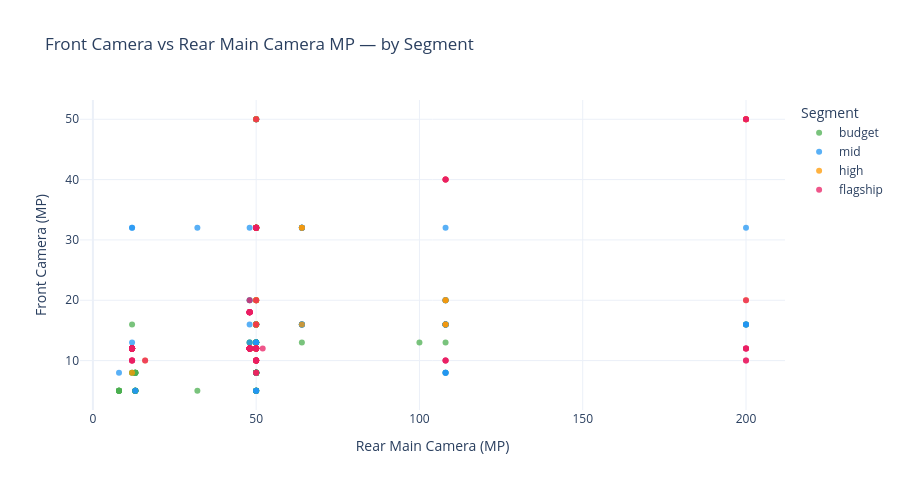

Notebook source saved alongside this figure:
### Code cell
# Plotly: scatter — relationship between front and rear MP
# Hover shows product name — useful to spot flagship outliers
fig = px.scatter(
    cam_df,
    x="rear_main_camera_mp",
    y="front_camera_mp",
    color="price_segment",
    category_orders={"price_segment": SEGMENT_ORDER},
    color_discrete_map=SEGMENT_COLORS,
    hover_data={"product_name": True, "brand": True, "rear_camera_count": True},
    title="Front Camera vs Rear Main Camera MP — by Segment",
    labels={
        "rear_main_camera_mp": "Rear Main Camera (MP)",
        "front_camera_mp"    : "Front Camera (MP)",
        "price_segment"      : "Segment",
    },
    opacity=0.75,
)
fig.update_layout(height=490)
fig.show()

### Figure 1 — Plotly figure (JSON) as saved in the notebook; plotly's stock layout.template omitted (floating-point values rounded to 4 significant figures; data arrays with more than 128 entries replaced by an {"elided": "..."} marker saying what was removed)
{"data": [{"customdata": {"elided": "101x3 mixed values"}, "hovertemplate": "Segment=budget<br>Rear Main Camera (MP)=%{x}<br>Front Camera (MP)=%{y}<br>product_name=%{customdata[0]}<br>brand=%{customdata[1]}<br>rear_camera_count=%{customdata[2]}<extra></extra>", "legendgroup": "budget", "marker": {"color": "#4CAF50", "opacity": 0.75, "symbol": "circle"}, "mode": "markers", "name": "budget", "orientation": "v", "showlegend": true, "type": "scatter", "x": [48.0, 13.0, 50.0, 200.0, 50.0, 50.0, 50.0, 50.0, 32.0, 50.0, 50.0, 50.0, 50.0, 50.0, 13.0, 64.0, 50.0, 50.0, 13.0, 50.0, 50.0, 8.0, 50.0, 50.0, 64.0, 13.0, 13.0, 50.0, 12.0, 50.0, 50.0, 13.0, 100.0, 108.0, 13.0, 8.0, 13.0, 108.0, 13.0, 50.0, 50.0, 50.0, 50.0, 50.0, 12.0, 50.0, 50.0, 50.0, 108.0, 48.0, 13.0, 50.0, 13.0, 50.0, 50.0, 13.0, 50.0, 50.0, 12.0, 50.0, 8.0, 50.0, 13.0, 108.0, 8.0, 50.0, 50.0, 50.0, 200.0, 50.0, 50.0, 50.0, 50.0, 50.0, 50.0, 13.0, 50.0, 50.0, 50.0, 50.0, 50.0, 8.0, 50.0, 50.0, 48.0, 50.0, 50.0, 13.0, 50.0, 50.0, 13.0, 50.0, 108.0, 8.0, 50.0, 50.0, 8.0, 50.0, 50.0, 50.0, 50.0], "xaxis": "x", "y": [13.0, 5.0, 16.0, 16.0, 32.0, 8.0, 13.0, 8.0, 5.0, 16.0, 8.0, 8.0, 8.0, 16.0, 5.0, 16.0, 13.0, 8.0, 5.0, 5.0, 8.0, 5.0, 13.0, 8.0, 13.0, 8.0, 5.0, 13.0, 16.0, 13.0, 8.0, 8.0, 13.0, 16.0, 5.0, 5.0, 5.0, 13.0, 5.0, 5.0, 16.0, 16.0, 5.0, 8.0, 8.0, 13.0, 8.0, 16.0, 20.0, 13.0, 8.0, 8.0, 5.0, 13.0, 8.0, 8.0, 8.0, 5.0, 8.0, 8.0, 5.0, 13.0, 8.0, 8.0, 5.0, 50.0, 5.0, 13.0, 16.0, 8.0, 13.0, 8.0, 5.0, 5.0, 16.0, 5.0, 8.0, 5.0, 8.0, 8.0, 13.0, 5.0, 50.0, 8.0, 20.0, 13.0, 8.0, 8.0, 8.0, 8.0, 8.0, 16.0, 16.0, 5.0, 16.0, 13.0, 5.0, 8.0, 8.0, 8.0, 13.0], "yaxis": "y"}, {"customdata": {"elided": "92x3 mixed values"}, "hovertemplate": "Segment=mid<br>Rear Main Camera (MP)=%{x}<br>Front Camera (MP)=%{y}<br>product_name=%{customdata[0]}<br>brand=%{customdata[1]}<br>rear_camera_count=%{customdata[2]}<extra></extra>", "legendgroup": "mid", "marker": {"color": "#2196F3", "opacity": 0.75, "symbol": "circle"}, "mode": "markers", "name": "mid", "orientation": "v", "showlegend": true, "type": "scatter", "x": [50.0, 50.0, 12.0, 108.0, 50.0, 12.0, 50.0, 64.0, 50.0, 8.0, 13.0, 50.0, 64.0, 50.0, 50.0, 50.0, 50.0, 108.0, 200.0, 50.0, 50.0, 48.0, 13.0, 50.0, 200.0, 50.0, 50.0, 12.0, 50.0, 12.0, 64.0, 50.0, 108.0, 12.0, 50.0, 50.0, 50.0, 64.0, 48.0, 50.0, 108.0, 64.0, 108.0, 50.0, 64.0, 50.0, 108.0, 50.0, 108.0, 50.0, 50.0, 108.0, 50.0, 50.0, 64.0, 32.0, 64.0, 50.0, 200.0, 48.0, 50.0, 200.0, 50.0, 50.0, 64.0, 108.0, 50.0, 50.0, 50.0, 64.0, 108.0, 50.0, 50.0, 108.0, 108.0, 108.0, 50.0, 50.0, 108.0, 50.0, 50.0, 64.0, 12.0, 48.0, 50.0, 50.0, 108.0, 108.0, 50.0, 50.0, 50.0, 50.0], "xaxis": "x", "y": [8.0, 12.0, 32.0, 16.0, 13.0, 12.0, 5.0, 32.0, 32.0, 8.0, 5.0, 32.0, 16.0, 16.0, 16.0, 20.0, 32.0, 32.0, 16.0, 16.0, 13.0, 16.0, 5.0, 5.0, 16.0, 16.0, 32.0, 12.0, 16.0, 13.0, 16.0, 16.0, 8.0, 12.0, 8.0, 32.0, 16.0, 16.0, 20.0, 12.0, 16.0, 32.0, 16.0, 32.0, 32.0, 16.0, 20.0, 16.0, 20.0, 32.0, 32.0, 16.0, 16.0, 32.0, 16.0, 32.0, 32.0, 16.0, 32.0, 32.0, 50.0, 16.0, 8.0, 50.0, 32.0, 16.0, 32.0, 32.0, 12.0, 16.0, 16.0, 20.0, 16.0, 16.0, 16.0, 8.0, 8.0, 13.0, 20.0, 5.0, 16.0, 32.0, 32.0, 13.0, 50.0, 32.0, 8.0, 16.0, 32.0, 50.0, 16.0, 13.0], "yaxis": "y"}, {"customdata": {"elided": "74x3 mixed values"}, "hovertemplate": "Segment=high<br>Rear Main Camera (MP)=%{x}<br>Front Camera (MP)=%{y}<br>product_name=%{customdata[0]}<br>brand=%{customdata[1]}<br>rear_camera_count=%{customdata[2]}<extra></extra>", "legendgroup": "high", "marker": {"color": "#FF9800", "opacity": 0.75, "symbol": "circle"}, "mode": "markers", "name": "high", "orientation": "v", "showlegend": true, "type": "scatter", "x": [50.0, 50.0, 50.0, 50.0, 48.0, 16.0, 12.0, 50.0, 50.0, 50.0, 48.0, 200.0, 50.0, 50.0, 50.0, 50.0, 108.0, 108.0, 50.0, 50.0, 50.0, 50.0, 12.0, 12.0, 50.0, 64.0, 200.0, 12.0, 12.0, 50.0, 50.0, 50.0, 64.0, 50.0, 50.0, 12.0, 50.0, 50.0, 50.0, 50.0, 108.0, 108.0, 50.0, 50.0, 50.0, 50.0, 48.0, 50.0, 12.0, 48.0, 50.0, 50.0, 48.0, 50.0, 108.0, 200.0, 50.0, 12.0, 50.0, 50.0, 12.0, 12.0, 12.0, 50.0, 50.0, 50.0, 12.0, 50.0, 50.0, 50.0, 50.0, 200.0, 64.0, 50.0], "xaxis": "x", "y": [12.0, 32.0, 16.0, 12.0, 12.0, 10.0, 12.0, 8.0, 32.0, 32.0, 12.0, 20.0, 32.0, 10.0, 12.0, 32.0, 16.0, 16.0, 16.0, 12.0, 32.0, 32.0, 12.0, 12.0, 20.0, 32.0, 50.0, 12.0, 8.0, 20.0, 10.0, 10.0, 16.0, 20.0, 50.0, 12.0, 50.0, 12.0, 32.0, 12.0, 20.0, 20.0, 12.0, 10.0, 12.0, 12.0, 12.0, 32.0, 12.0, 12.0, 32.0, 50.0, 12.0, 10.0, 40.0, 50.0, 32.0, 12.0, 12.0, 16.0, 12.0, 12.0, 12.0, 12.0, 20.0, 16.0, 12.0, 16.0, 12.0, 32.0, 32.0, 50.0, 32.0, 12.0], "yaxis": "y"}, {"customdata": {"elided": "111x3 mixed values"}, "hovertemplate": "Segment=flagship<br>Rear Main Camera (MP)=%{x}<br>Front Camera (MP)=%{y}<br>product_name=%{customdata[0]}<br>brand=%{customdata[1]}<br>rear_camera_count=%{customdata[2]}<extra></extra>", "legendgroup": "flagship", "marker": {"color": "#E91E63", "opacity": 0.75, "symbol": "circle"}, "mode": "markers", "name": "flagship", "orientation": "v", "showlegend": true, "type": "scatter", "x": [12.0, 50.0, 12.0, 108.0, 12.0, 50.0, 12.0, 48.0, 48.0, 48.0, 50.0, 48.0, 12.0, 12.0, 108.0, 12.0, 16.0, 48.0, 50.0, 48.0, 48.0, 48.0, 48.0, 48.0, 50.0, 12.0, 50.0, 50.0, 48.0, 200.0, 48.0, 48.0, 200.0, 12.0, 48.0, 108.0, 48.0, 12.0, 48.0, 50.0, 48.0, 48.0, 48.0, 200.0, 12.0, 48.0, 50.0, 50.0, 50.0, 12.0, 48.0, 50.0, 12.0, 48.0, 50.0, 48.0, 48.0, 48.0, 50.0, 108.0, 48.0, 200.0, 108.0, 12.0, 48.0, 48.0, 48.0, 12.0, 48.0, 50.0, 48.0, 200.0, 200.0, 50.0, 50.0, 48.0, 12.0, 48.0, 200.0, 50.0, 50.0, 48.0, 12.0, 48.0, 12.0, 12.0, 50.0, 50.0, 50.0, 200.0, 50.0, 48.0, 48.0, 12.0, 12.0, 12.0, 200.0, 52.0, 48.0, 48.0, 50.0, 48.0, 12.0, 108.0, 48.0, 48.0, 50.0, 200.0, 50.0, 12.0, 50.0], "xaxis": "x", "y": [10.0, 8.0, 12.0, 40.0, 12.0, 10.0, 10.0, 12.0, 12.0, 12.0, 12.0, 18.0, 12.0, 12.0, 10.0, 12.0, 10.0, 18.0, 12.0, 12.0, 12.0, 12.0, 18.0, 12.0, 12.0, 12.0, 16.0, 10.0, 12.0, 12.0, 12.0, 12.0, 12.0, 12.0, 12.0, 40.0, 12.0, 12.0, 12.0, 10.0, 12.0, 18.0, 12.0, 20.0, 12.0, 18.0, 10.0, 32.0, 12.0, 12.0, 18.0, 32.0, 12.0, 18.0, 10.0, 12.0, 12.0, 18.0, 10.0, 10.0, 20.0, 50.0, 40.0, 12.0, 12.0, 12.0, 12.0, 10.0, 18.0, 12.0, 12.0, 10.0, 50.0, 8.0, 50.0, 12.0, 12.0, 12.0, 12.0, 32.0, 12.0, 12.0, 12.0, 12.0, 12.0, 12.0, 32.0, 12.0, 32.0, 12.0, 20.0, 18.0, 12.0, 12.0, 10.0, 12.0, 50.0, 12.0, 12.0, 12.0, 32.0, 18.0, 12.0, 10.0, 12.0, 18.0, 12.0, 10.0, 10.0, 12.0, 10.0], "yaxis": "y"}], "layout": {"height": 490, "legend": {"title": {"text": "Segment"}, "tracegroupgap": 0}, "title": {"text": "Front Camera vs Rear Main Camera MP — by Segment"}, "xaxis": {"anchor": "y", "domain": [0, 1], "title": {"text": "Rear Main Camera (MP)"}}, "yaxis": {"anchor": "x", "domain": [0, 1], "title": {"text": "Front Camera (MP)"}}}}
